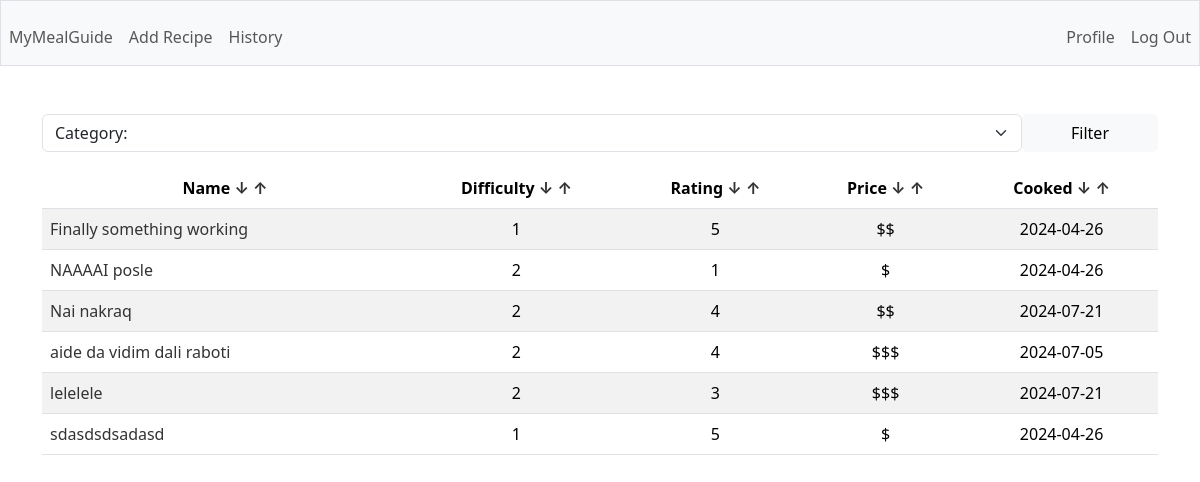
The app's page /sort (signed in) with its own data.
### tables this page shows
CREATE TABLE recipes (
        id INTEGER PRIMARY KEY AUTOINCREMENT,
        user_id INTEGER,
        name TEXT NOT NULL,
        description TEXT,
        total_time INTEGER,
        category TEXT,
        instructions TEXT,
        difficulty INTEGER,
        rating INTEGER,
        price TEXT,
        last_cooked DATE,
        FOREIGN KEY(user_id) REFERENCES users(id)
    );

### app.py (the view, shortened to what this page needs)
@app.route('/sort')
def sort():
    column = request.args.get('column', default='name').lower()
    way = request.args.get('way', default='ASC')
    category = request.args.get('category', default='').capitalize()
    if category:
        filtered = g.c.execute(f'SELECT id, name, category, difficulty, rating, price, last_cooked FROM recipes WHERE user_id = ? AND category = ?', (session['user_id'], category)).fetchall()
        return render_template('index.html', rows=filtered, columns=COLUMNS, categories=CATEGORIES, category=category)
    if way == 'ASC':
        rows = g.c.execute(f'SELECT id, name, category, difficulty, rating, price, last_cooked FROM recipes WHERE user_id = ? ORDER BY {column}', (session['user_id'],)).fetchall()
    elif way == 'DESC':
        rows = g.c.execute(f'SELECT id, name, category, difficulty, rating, price, last_cooked FROM recipes WHERE user_id = ? ORDER BY {column} DESC', (session['user_id'],)).fetchall()
    return render_template('index.html', rows=rows, columns=COLUMNS, categories=CATEGORIES)

### app.py (called while the page is built)
@app.before_request
def before_request():
    g.db = sqlite3.connect('database.db')
    g.c = g.db.cursor()

@app.teardown_request
def teardown_request(exception):
    db = getattr(g, 'db', None)
    if db is not None:
        db.close()

@app.after_request
def after_request(response):
    response.headers['Cache-Control'] = 'no-cache, no-store, must-revalidate'
    response.headers['Pragma'] = 'no-cache'
    response.headers['Expires'] = '0'
    return response

### templates/index.html (shortened to what this page needs)
{% extends "layout.html" %} {% block title %} Homepage {% endblock %} {% block
main %}
<div class="mb-3">
  <form action="/sort" method="GET" class="d-flex">
    <select
      name="category"
      class="form-select"
      aria-label="Default select example"
    >
      {% if category %}
      <option selected disabled>Category: {{ category }}</option>
      {% else %}
      <option selected disabled>Category:</option>
      {% endif %}
    </select>
    <button class="btn btn-light d-block px-5" type="submit">Filter</button>
  </form>
</div>
<table class="table table-striped">
  <thead>
    <tr>
      {% for c in columns %}
      <th scope="col">
        {{ c.capitalize() }}
        <a href="{{ url_for('sort', column=c, way='DESC')}}">↓</a>
        <a href="{{ url_for('sort', column=c, way='ASC')}}">↑</a>
      </th>
      {% endfor %}
    </tr>
  </thead>
  <tbody>
    {% for row in rows: %}
    <tr>
      <td class="text-start">
        <a href="/recipe/{{ row[0] }}">{{ row[1] }}</a>
      </td>
      <td>{{ row[3] }}</td>
      <td>{{ row[4] }}</td>
      <td>{{ row[5] }}</td>
      <td>{{ row[6]}}</td>
    </tr>
    {% endfor %}
  </tbody>
</table>
{% endblock %}

### static/styles.css (style rules this page uses)
a { text-decoration: none; color: #333; }

### records on screen
recipes: name "Finally something working", difficulty "1", rating "5", price "$$", last_cooked "2024-04-26"
recipes: name "NAAAAI posle", difficulty "2", rating "1", price "$", last_cooked "2024-04-26"
recipes: name "Nai nakraq", difficulty "2", rating "4", price "$$", last_cooked "2024-07-21"
recipes: name "aide da vidim dali raboti", difficulty "2", rating "4", price "$$$", last_cooked "2024-07-05"
recipes: name "lelelele", difficulty "2", rating "3", price "$$$", last_cooked "2024-07-21"
recipes: name "sdasdsdsadasd", difficulty "1", rating "5", price "$", last_cooked "2024-04-26"

### other values on screen
{{ c.capitalize() }} "Name" "Difficulty" "Rating" "Price" "Cooked"
